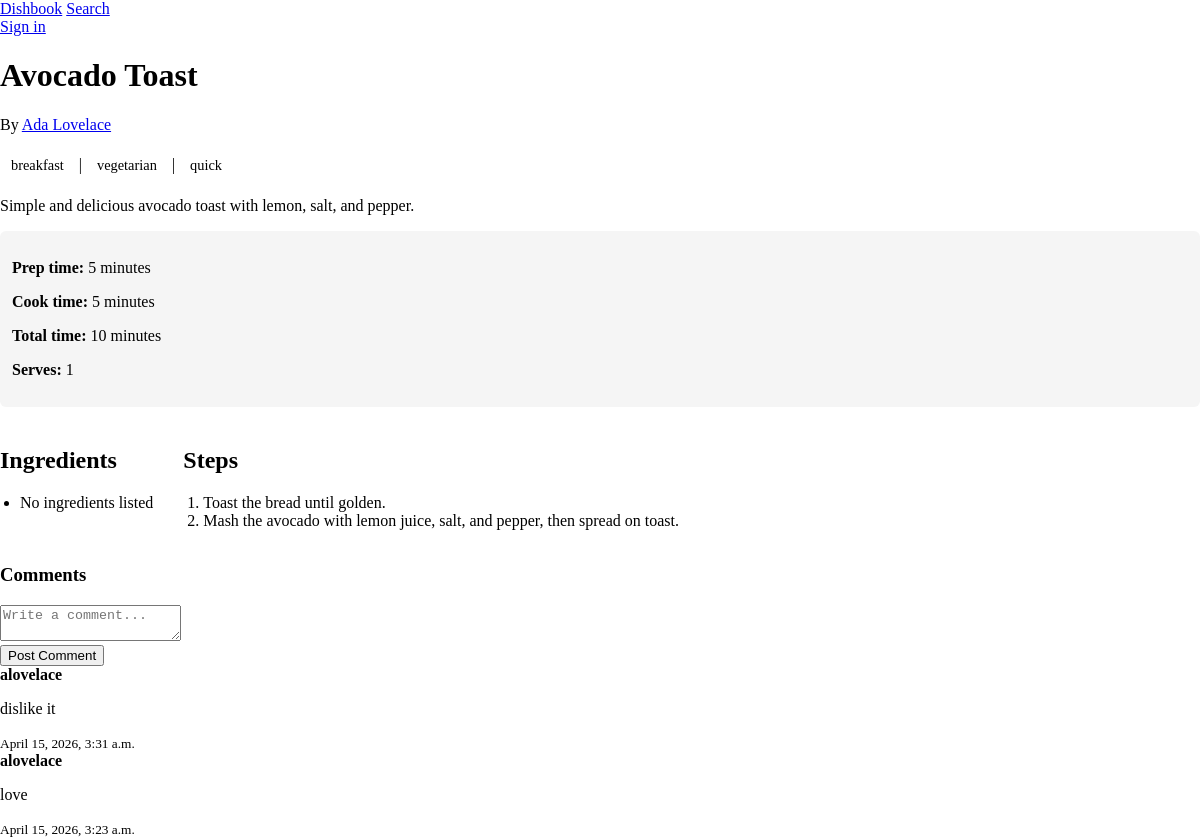
Page /recipe/1/ on the committed database.
### dishbook/models.py (models this page shows, shortened)
class Recipe(models.Model):
    title = models.CharField(max_length=200)
    description = models.TextField()
    prep_time_minutes = models.IntegerField(default=0)
    cook_time_minutes = models.IntegerField(default=0)
    serves = models.IntegerField(default=1)
    author = models.ForeignKey(User, on_delete=models.CASCADE)
    photo = models.ImageField(upload_to="media/", null=True, blank=True)
    is_public = models.BooleanField(default=True)
    tags = models.ManyToManyField(Tag, blank=True)
    def total_time(self):
        return self.prep_time_minutes + self.cook_time_minutes

class Tag(models.Model):
    name = models.CharField(max_length=40)

class Step(models.Model):
    recipe = models.ForeignKey(Recipe, on_delete=models.CASCADE, related_name="steps")
    order = models.IntegerField()
    description = models.TextField()
    class Meta:
        ordering = ["order"]

class Comment(models.Model):
    user = models.ForeignKey(User, on_delete=models.CASCADE)
    recipe = models.ForeignKey('recipe', on_delete=models.CASCADE, related_name='comments')
    content = models.TextField()
    created_at= models.DateTimeField(auto_now_add=True)

### dishbook/views.py (the view, shortened to what this page needs)
# urls.py: path("recipe/<int:recipe_id>/", views.recipe_detail, name="recipe"),
def recipe_detail(request, recipe_id):
    recipe = Recipe.objects.get(id=recipe_id)
    comments = recipe.comments.all().order_by("-created_at")
    return render(request, "recipe.html", {
        "recipe": recipe,
        "comments": comments
    })

### dishbook/templates/recipe.html (shortened to what this page needs)
{% extends "base.html" %}
{% load static %}
{% block content %}
<h1>{{ recipe.title }}</h1>
<p>By <a href="/profile/{{ recipe.author.username }}/">{{ recipe.author.get_full_name|default:recipe.author.username }}</a></p>
<p>
    {% for tag in recipe.tags.all %}
        <span class="tag">{{ tag.name }}</span>
        {% if not forloop.last %} | {% endif %}
    {% endfor %}
</p>
<p>{{ recipe.description }}</p>
<div class="recipe-info">
    <p><strong>Prep time:</strong> {{ recipe.prep_time_minutes }} minutes</p>
    <p><strong>Cook time:</strong> {{ recipe.cook_time_minutes }} minutes</p>
    <p><strong>Total time:</strong> {{ recipe.total_time }} minutes</p>
    <p><strong>Serves:</strong> {{ recipe.serves }}</p>
</div>
<div class="recipe-columns">
    <div>
        <h2>Ingredients</h2>
        <ul>
            {% for ingredient in recipe.ingredients.all %}
                <li>{{ ingredient.amount }} {{ ingredient.unit }} {{ ingredient.name }}</li>
            {% empty %}
                <li>No ingredients listed</li>
            {% endfor %}
        </ul>
    </div>
    <div>
        <h2>Steps</h2>
        <ol>
            {% for step in recipe.steps.all %}
                <li>{{ step.description }}</li>
            {% empty %}
                <li>No steps listed</li>
            {% endfor %}
        </ol>
    </div>
</div>
<h3>Comments</h3>
<form id="comment-form">
    <textarea id="comment-content" name="content" placeholder="Write a comment..." required></textarea>
    <br>
    <button type="submit">Post Comment</button>
</form>
<div id="comments-section">
    {% for comment in comments %}
        <div class="comment">
            <strong>{{comment.user.username}}</strong>
            <p>{{comment.content}}</p>
            <small>{{comment.created_at}}</small>
        </div>
    {% empty %}
        <p id="no-comments">No comments yet</p>
    {% endfor %}
</div>
{% endblock %}

### static/main.css (style rules this page uses)
.tag { display: inline-block; padding: 4px 8px; margin: 3px; border-radius: 4px; font-size: 0.9em; }
body { margin: 0; }
.recipe-info { background: #f5f5f5; padding: 12px; margin: 15px 0; border-radius: 6px; }
.recipe-columns { display: flex; gap: 30px; margin-top: 20px; }
.recipe-columns { flex: 1; }
ul, ol { padding-left: 20px; }

### rows in the picture
Recipe: title "Avocado Toast", author.get_full_name "Ada Lovelace", description "Simple and delicious avocado toast with lemon, salt, and pepper.", prep_time_minutes "5", cook_time_minutes "5", total_time "10", serves "1"
Tag: name "breakfast"
Tag: name "vegetarian"
Tag: name "quick"
Step: description "Toast the bread until golden."
Step: description "Mash the avocado with lemon juice, salt, and pepper, then spread on toast."
Comment: user.username "alovelace", content "dislike it", created_at "April 15, 2026, 3:31 a.m."
Comment: user.username "alovelace", content "love", created_at "April 15, 2026, 3:23 a.m."
